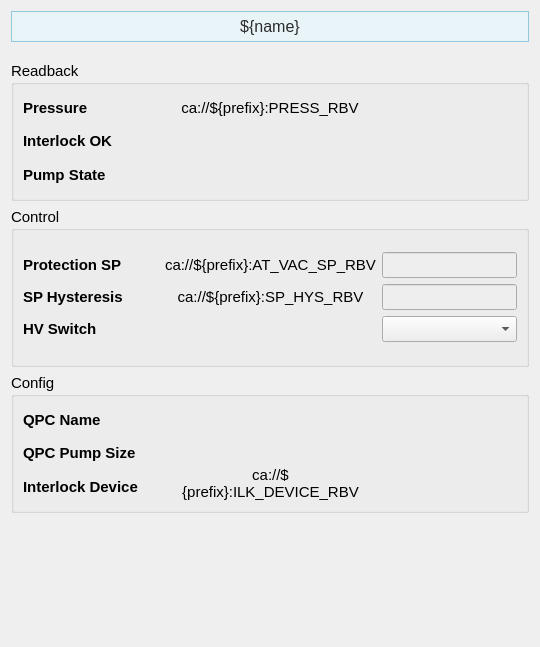
<?xml version="1.0" encoding="UTF-8"?>
<ui version="4.0">
 <class>Form</class>
 <widget class="QWidget" name="Form">
  <property name="geometry">
   <rect>
    <x>0</x>
    <y>0</y>
    <width>540</width>
    <height>647</height>
   </rect>
  </property>
  <property name="sizePolicy">
   <sizepolicy hsizetype="Preferred" vsizetype="Preferred">
    <horstretch>0</horstretch>
    <verstretch>0</verstretch>
   </sizepolicy>
  </property>
  <property name="windowTitle">
   <string>Form</string>
  </property>
  <layout class="QVBoxLayout" name="verticalLayout_17">
   <item>
    <widget class="PyDMLabel" name="PyDMLabel_11">
     <property name="maximumSize">
      <size>
       <width>16777215</width>
       <height>40</height>
      </size>
     </property>
     <property name="font">
      <font>
       <pointsize>12</pointsize>
      </font>
     </property>
     <property name="toolTip">
      <string/>
     </property>
     <property name="styleSheet">
      <string notr="true">    background-color: #e8f4f8;

    border: 1px solid #90c8e0;

    padding: 5px;

    color: rgb(43, 43, 43);</string>
     </property>
     <property name="text">
      <string>${name}</string>
     </property>
     <property name="alignment">
      <set>Qt::AlignCenter</set>
     </property>
    </widget>
   </item>
   <item>
    <spacer name="verticalSpacer_2">
     <property name="orientation">
      <enum>Qt::Vertical</enum>
     </property>
     <property name="sizeType">
      <enum>QSizePolicy::Fixed</enum>
     </property>
     <property name="sizeHint" stdset="0">
      <size>
       <width>20</width>
       <height>13</height>
      </size>
     </property>
    </spacer>
   </item>
   <item>
    <widget class="QGroupBox" name="groupBox">
     <property name="sizePolicy">
      <sizepolicy hsizetype="Preferred" vsizetype="Fixed">
       <horstretch>0</horstretch>
       <verstretch>0</verstretch>
      </sizepolicy>
     </property>
     <property name="minimumSize">
      <size>
       <width>0</width>
       <height>140</height>
      </size>
     </property>
     <property name="font">
      <font>
       <pointsize>11</pointsize>
      </font>
     </property>
     <property name="title">
      <string>Readback</string>
     </property>
     <layout class="QVBoxLayout" name="verticalLayout_14">
      <item>
       <layout class="QHBoxLayout" name="horizontalLayout_4" stretch="1,1,1">
        <item>
         <layout class="QVBoxLayout" name="verticalLayout">
          <item>
           <widget class="QLabel" name="pressure_label">
            <property name="font">
             <font>
              <pointsize>11</pointsize>
             </font>
            </property>
            <property name="styleSheet">
             <string/>
            </property>
            <property name="text">
             <string>&lt;b&gt;Pressure&lt;b&gt;</string>
            </property>
           </widget>
          </item>
          <item>
           <widget class="QLabel" name="interlock_ok_label">
            <property name="font">
             <font>
              <pointsize>11</pointsize>
             </font>
            </property>
            <property name="styleSheet">
             <string/>
            </property>
            <property name="text">
             <string>&lt;html&gt;&lt;head/&gt;&lt;body&gt;&lt;p&gt;&lt;span style=&quot; font-weight:600;&quot;&gt;Interlock OK&lt;/span&gt;&lt;/p&gt;&lt;/body&gt;&lt;/html&gt;</string>
            </property>
           </widget>
          </item>
          <item>
           <widget class="QLabel" name="pump_state_label">
            <property name="font">
             <font>
              <pointsize>11</pointsize>
             </font>
            </property>
            <property name="styleSheet">
             <string/>
            </property>
            <property name="text">
             <string>&lt;b&gt;Pump State&lt;/b&gt;</string>
            </property>
           </widget>
          </item>
         </layout>
        </item>
        <item>
         <layout class="QVBoxLayout" name="verticalLayout_4">
          <item>
           <widget class="PyDMLabel" name="pressure_readback">
            <property name="font">
             <font>
              <pointsize>11</pointsize>
             </font>
            </property>
            <property name="styleSheet">
             <string notr="true"/>
            </property>
            <property name="text">
             <string>ca://${prefix}:PRESS_RBV</string>
            </property>
            <property name="alignment">
             <set>Qt::AlignCenter</set>
            </property>
            <property name="channel">
             <string>ca://${prefix}:PRESS_RBV</string>
            </property>
            <property name="displayFormat">
             <enum>PyDMLabel::Exponential</enum>
            </property>
           </widget>
          </item>
          <item>
           <widget class="PyDMByteIndicator" name="PyDMByteIndicator">
            <property name="toolTip">
             <string/>
            </property>
            <property name="channel">
             <string>ca://${prefix}:ILK_OK_RBV</string>
            </property>
            <property name="showLabels">
             <bool>false</bool>
            </property>
            <property name="circles">
             <bool>true</bool>
            </property>
           </widget>
          </item>
          <item>
           <widget class="PyDMLabel" name="pump_state_readback">
            <property name="font">
             <font>
              <pointsize>11</pointsize>
             </font>
            </property>
            <property name="styleSheet">
             <string notr="true"/>
            </property>
            <property name="alignment">
             <set>Qt::AlignCenter</set>
            </property>
            <property name="channel">
             <string>ca://${prefix}:STATE_RBV</string>
            </property>
           </widget>
          </item>
         </layout>
        </item>
        <item>
         <layout class="QVBoxLayout" name="verticalLayout_3">
          <item>
           <widget class="QLabel" name="label">
            <property name="text">
             <string/>
            </property>
           </widget>
          </item>
          <item>
           <widget class="QLabel" name="label_3">
            <property name="text">
             <string/>
            </property>
           </widget>
          </item>
          <item>
           <widget class="QLabel" name="label_4">
            <property name="text">
             <string/>
            </property>
           </widget>
          </item>
         </layout>
        </item>
       </layout>
      </item>
     </layout>
    </widget>
   </item>
   <item>
    <widget class="QGroupBox" name="groupBox_2">
     <property name="sizePolicy">
      <sizepolicy hsizetype="Preferred" vsizetype="Minimum">
       <horstretch>0</horstretch>
       <verstretch>0</verstretch>
      </sizepolicy>
     </property>
     <property name="minimumSize">
      <size>
       <width>0</width>
       <height>160</height>
      </size>
     </property>
     <property name="font">
      <font>
       <pointsize>11</pointsize>
      </font>
     </property>
     <property name="title">
      <string>Control</string>
     </property>
     <layout class="QVBoxLayout" name="verticalLayout_15">
      <item>
       <layout class="QHBoxLayout" name="horizontalLayout_6" stretch="1,1,1">
        <item>
         <layout class="QVBoxLayout" name="verticalLayout_8">
          <item>
           <widget class="QLabel" name="pressure_label_3">
            <property name="font">
             <font>
              <pointsize>11</pointsize>
             </font>
            </property>
            <property name="styleSheet">
             <string/>
            </property>
            <property name="text">
             <string>&lt;html&gt;&lt;head/&gt;&lt;body&gt;&lt;p&gt;&lt;span style=&quot; font-weight:600;&quot;&gt;Protection SP&lt;/span&gt;&lt;/p&gt;&lt;/body&gt;&lt;/html&gt;</string>
            </property>
           </widget>
          </item>
          <item>
           <widget class="QLabel" name="high_voltage_do_label_3">
            <property name="font">
             <font>
              <pointsize>11</pointsize>
             </font>
            </property>
            <property name="styleSheet">
             <string/>
            </property>
            <property name="text">
             <string>&lt;html&gt;&lt;head/&gt;&lt;body&gt;&lt;p&gt;&lt;span style=&quot; font-weight:600;&quot;&gt;SP Hysteresis&lt;/span&gt;&lt;/p&gt;&lt;/body&gt;&lt;/html&gt;</string>
            </property>
           </widget>
          </item>
          <item>
           <widget class="QLabel" name="high_voltage_in_label_3">
            <property name="font">
             <font>
              <pointsize>11</pointsize>
             </font>
            </property>
            <property name="styleSheet">
             <string/>
            </property>
            <property name="text">
             <string>&lt;html&gt;&lt;head/&gt;&lt;body&gt;&lt;p&gt;&lt;span style=&quot; font-weight:600;&quot;&gt;HV Switch&lt;/span&gt;&lt;/p&gt;&lt;/body&gt;&lt;/html&gt;</string>
            </property>
           </widget>
          </item>
         </layout>
        </item>
        <item>
         <layout class="QVBoxLayout" name="verticalLayout_9">
          <item>
           <widget class="PyDMLabel" name="protection_setpoint_readback">
            <property name="font">
             <font>
              <pointsize>11</pointsize>
             </font>
            </property>
            <property name="styleSheet">
             <string notr="true"/>
            </property>
            <property name="text">
             <string>ca://${prefix}:AT_VAC_SP_RBV</string>
            </property>
            <property name="alignment">
             <set>Qt::AlignCenter</set>
            </property>
            <property name="channel">
             <string>ca://${prefix}:AT_VAC_SP_RBV</string>
            </property>
            <property name="enableRichText">
             <bool>true</bool>
            </property>
            <property name="displayFormat">
             <enum>PyDMLabel::Exponential</enum>
            </property>
           </widget>
          </item>
          <item>
           <widget class="PyDMLabel" name="setpoint_hysteresis_readback">
            <property name="font">
             <font>
              <pointsize>11</pointsize>
             </font>
            </property>
            <property name="styleSheet">
             <string notr="true"/>
            </property>
            <property name="text">
             <string>ca://${prefix}:SP_HYS_RBV</string>
            </property>
            <property name="alignment">
             <set>Qt::AlignCenter</set>
            </property>
            <property name="channel">
             <string>ca://${prefix}:SP_HYS_RBV</string>
            </property>
            <property name="displayFormat">
             <enum>PyDMLabel::Exponential</enum>
            </property>
           </widget>
          </item>
          <item>
           <widget class="PyDMLabel" name="high_voltage_switch_readback">
            <property name="font">
             <font>
              <pointsize>11</pointsize>
             </font>
            </property>
            <property name="styleSheet">
             <string notr="true"/>
            </property>
            <property name="alignment">
             <set>Qt::AlignCenter</set>
            </property>
            <property name="channel">
             <string>ca://${prefix}:HV_SW_RBV</string>
            </property>
           </widget>
          </item>
         </layout>
        </item>
        <item>
         <layout class="QVBoxLayout" name="verticalLayout_10">
          <item>
           <widget class="PyDMLineEdit" name="protection_setpoint_setpoint">
            <property name="font">
             <font>
              <pointsize>11</pointsize>
             </font>
            </property>
            <property name="styleSheet">
             <string notr="true">background-color: rgb(238, 238, 238)</string>
            </property>
            <property name="channel">
             <string>ca://${prefix}:AT_VAC_SP</string>
            </property>
           </widget>
          </item>
          <item>
           <widget class="PyDMLineEdit" name="setpoint_hysteresis_setpoint">
            <property name="font">
             <font>
              <pointsize>11</pointsize>
             </font>
            </property>
            <property name="styleSheet">
             <string notr="true">background-color: rgb(238, 238, 238)</string>
            </property>
            <property name="channel">
             <string>ca://${prefix}:SP_HYS</string>
            </property>
           </widget>
          </item>
          <item>
           <widget class="PyDMEnumComboBox" name="PyDMEnumComboBox">
            <property name="font">
             <font>
              <pointsize>11</pointsize>
             </font>
            </property>
            <property name="toolTip">
             <string/>
            </property>
            <property name="styleSheet">
             <string notr="true">background-color: rgb(238, 238, 238)</string>
            </property>
            <property name="channel">
             <string>ca://${prefix}:HV_SW</string>
            </property>
           </widget>
          </item>
         </layout>
        </item>
       </layout>
      </item>
     </layout>
    </widget>
   </item>
   <item>
    <widget class="QGroupBox" name="groupBox_3">
     <property name="sizePolicy">
      <sizepolicy hsizetype="Preferred" vsizetype="Minimum">
       <horstretch>0</horstretch>
       <verstretch>0</verstretch>
      </sizepolicy>
     </property>
     <property name="minimumSize">
      <size>
       <width>0</width>
       <height>140</height>
      </size>
     </property>
     <property name="font">
      <font>
       <pointsize>11</pointsize>
      </font>
     </property>
     <property name="title">
      <string>Config</string>
     </property>
     <layout class="QVBoxLayout" name="verticalLayout_16">
      <item>
       <layout class="QHBoxLayout" name="horizontalLayout_7" stretch="1,1,1">
        <item>
         <layout class="QVBoxLayout" name="verticalLayout_11">
          <item>
           <widget class="QLabel" name="qpc_name_label">
            <property name="font">
             <font>
              <pointsize>11</pointsize>
             </font>
            </property>
            <property name="styleSheet">
             <string/>
            </property>
            <property name="text">
             <string>&lt;b&gt;QPC Name&lt;/b&gt;</string>
            </property>
           </widget>
          </item>
          <item>
           <widget class="QLabel" name="qpc_pumpsize_label">
            <property name="font">
             <font>
              <pointsize>11</pointsize>
             </font>
            </property>
            <property name="styleSheet">
             <string/>
            </property>
            <property name="text">
             <string>&lt;b&gt;QPC Pump Size&lt;/b&gt;</string>
            </property>
           </widget>
          </item>
          <item>
           <widget class="QLabel" name="interlock_device_label">
            <property name="font">
             <font>
              <pointsize>11</pointsize>
             </font>
            </property>
            <property name="styleSheet">
             <string/>
            </property>
            <property name="text">
             <string>&lt;b&gt;Interlock Device&lt;/b&gt;</string>
            </property>
           </widget>
          </item>
         </layout>
        </item>
        <item>
         <layout class="QVBoxLayout" name="verticalLayout_12">
          <item>
           <widget class="PyDMLabel" name="qpc_name_readback">
            <property name="font">
             <font>
              <pointsize>11</pointsize>
             </font>
            </property>
            <property name="styleSheet">
             <string notr="true"/>
            </property>
            <property name="alignment">
             <set>Qt::AlignCenter</set>
            </property>
            <property name="channel">
             <string>ca://${prefix}:VPCNAME</string>
            </property>
           </widget>
          </item>
          <item>
           <widget class="PyDMLabel" name="qpc_pumpsize_readback">
            <property name="font">
             <font>
              <pointsize>11</pointsize>
             </font>
            </property>
            <property name="styleSheet">
             <string notr="true"/>
            </property>
            <property name="alignment">
             <set>Qt::AlignCenter</set>
            </property>
            <property name="channel">
             <string>ca://${prefix}:PUMPSIZE</string>
            </property>
           </widget>
          </item>
          <item>
           <widget class="PyDMLabel" name="interlock_device_readback">
            <property name="font">
             <font>
              <pointsize>11</pointsize>
             </font>
            </property>
            <property name="styleSheet">
             <string notr="true"/>
            </property>
            <property name="text">
             <string>ca://${prefix}:ILK_DEVICE_RBV</string>
            </property>
            <property name="alignment">
             <set>Qt::AlignCenter</set>
            </property>
            <property name="wordWrap">
             <bool>true</bool>
            </property>
            <property name="channel">
             <string>ca://${prefix}:ILK_DEVICE_RBV</string>
            </property>
            <property name="displayFormat">
             <enum>PyDMLabel::String</enum>
            </property>
           </widget>
          </item>
         </layout>
        </item>
        <item>
         <layout class="QVBoxLayout" name="verticalLayout_13">
          <item>
           <widget class="QLabel" name="label_14">
            <property name="text">
             <string/>
            </property>
           </widget>
          </item>
          <item>
           <widget class="QLabel" name="label_11">
            <property name="text">
             <string/>
            </property>
           </widget>
          </item>
          <item>
           <widget class="QLabel" name="label_10">
            <property name="text">
             <string/>
            </property>
           </widget>
          </item>
         </layout>
        </item>
       </layout>
      </item>
     </layout>
    </widget>
   </item>
   <item>
    <spacer name="verticalSpacer">
     <property name="orientation">
      <enum>Qt::Vertical</enum>
     </property>
     <property name="sizeHint" stdset="0">
      <size>
       <width>20</width>
       <height>89</height>
      </size>
     </property>
    </spacer>
   </item>
  </layout>
 </widget>
 <customwidgets>
  <customwidget>
   <class>PyDMLabel</class>
   <extends>QLabel</extends>
   <header>pydm.widgets.label</header>
  </customwidget>
  <customwidget>
   <class>PyDMByteIndicator</class>
   <extends>QWidget</extends>
   <header>pydm.widgets.byte</header>
  </customwidget>
  <customwidget>
   <class>PyDMEnumComboBox</class>
   <extends>QComboBox</extends>
   <header>pydm.widgets.enum_combo_box</header>
  </customwidget>
  <customwidget>
   <class>PyDMLineEdit</class>
   <extends>QLineEdit</extends>
   <header>pydm.widgets.line_edit</header>
  </customwidget>
 </customwidgets>
 <resources/>
 <connections/>
</ui>
